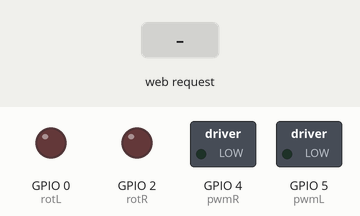
Recording of a sketch running on a simulated ESP8266 (NodeMCU). Shown: switched loads named in the sketch (green lamp = pin HIGH), output pins drawn as LEDs (lit = HIGH). The inputs (shaded band) are chosen by the test bench. What the sketch prints to the serial monitor is not drawn.

Above: at 1.2 s.
1.3 s: HTTP request GET /control received
At 1.6 s:
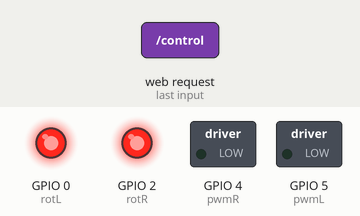
2.8 s: HTTP request GET /control?left=1 received
At 3.9 s:
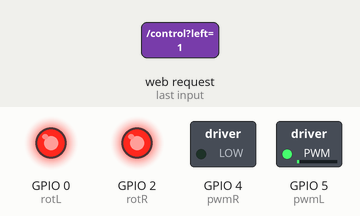
4.3 s: HTTP request GET /control?left=120 received
At 5.1 s:
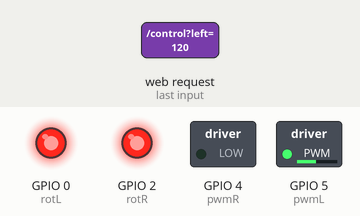
5.8 s: HTTP request GET /control?right=1 received
At 6.3 s:
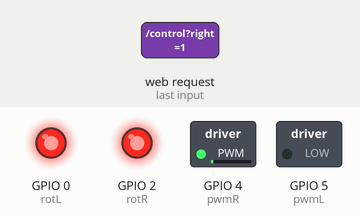
7.3 s: HTTP request GET /control?right=120 received
At 8.5 s:
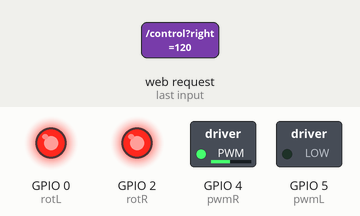
8.8 s: HTTP request GET /control?left=1&right=1 received
At 9.7 s:
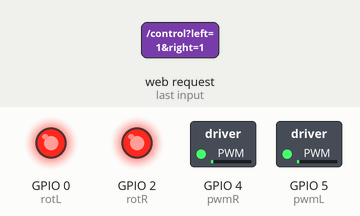
Timing chart, 0 to 11.3 s (numbered marks = the images above; inputs shaded):
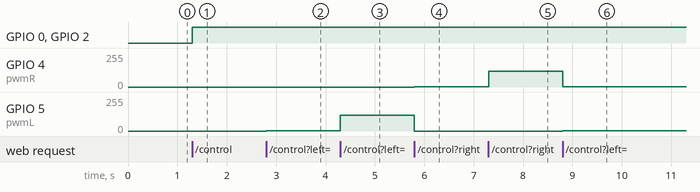

The sketch:

Program_Belajar_GUI_TO_Web.ino
```cpp
#include <ESP8266WiFi.h>
#include <ESP8266WebServer.h>

// Pin motor sama seperti sebelumnya
const int pwmL = 5, pwmR = 4, rotL = 0, rotR = 2;
ESP8266WebServer server(80);

// HTML page
const char INDEX_HTML[] PROGMEM = R"rawliteral(
<!DOCTYPE html>
<html>
<head>
  <title>ESP Robot Control</title>
  <meta name="viewport" content="width=device-width, initial-scale=1">
  <style>
    body { text-align:center; font-family: Arial; }
    button { width:80px; height:40px; margin:5px; }
  </style>
</head>
<body>
  <h3>Kontrol Motor DC</h3>
  <button onclick="send('/control?left=200&right=200')">Maju</button><br>
  <button onclick="send('/control?left=-200&right=200')">Kiri</button>
  <button onclick="send('/control?left=0&right=0')">Stop</button>
  <button onclick="send('/control?left=200&right=-200')">Kanan</button><br>
  <button onclick="send('/control?left=-200&right=-200')">Mundur</button>
  <script>
    function send(path) {
      fetch(path);
    }
  </script>
</body>
</html>
)rawliteral";

void setup() {
  Serial.begin(115200);
  WiFi.softAP("ESP-Robot", "12345678");
  Serial.print("AP IP: "); Serial.println(WiFi.softAPIP());

  pinMode(pwmL, OUTPUT); pinMode(pwmR, OUTPUT);
  pinMode(rotL, OUTPUT); pinMode(rotR, OUTPUT);

  server.on("/", []() {
    server.send_P(200, "text/html", INDEX_HTML);
  });
  server.on("/control", HTTP_GET, []() {
    int l = server.arg("left").toInt();
    int r = server.arg("right").toInt();
    digitalWrite(rotL, l >= 0);
    analogWrite(pwmL, abs(l));
    digitalWrite(rotR, r >= 0);
    analogWrite(pwmR, abs(r));
    server.send(200, "text/plain", "OK");
  });
  server.begin();
}

void loop() {
  server.handleClient();
}
```

Measured:
- after the input at 1.3 s, GPIO 0 (rotL), GPIO 2 (rotR): LOW → HIGH at once
- after the input at 2.8 s, GPIO 5 (pwmL): 0/255 → 1/255 at once
- after the input at 4.3 s, GPIO 5 (pwmL): 1/255 → 120/255 at once
- after the input at 5.8 s, GPIO 4 (pwmR): 0/255 → 1/255 at once; GPIO 5 (pwmL): 120/255 → 0/255 at once
- after the input at 7.3 s, GPIO 4 (pwmR): 1/255 → 120/255 at once
- after the input at 8.8 s, GPIO 4 (pwmR): 120/255 → 1/255 at once; GPIO 5 (pwmL): 0/255 → 1/255 at once
